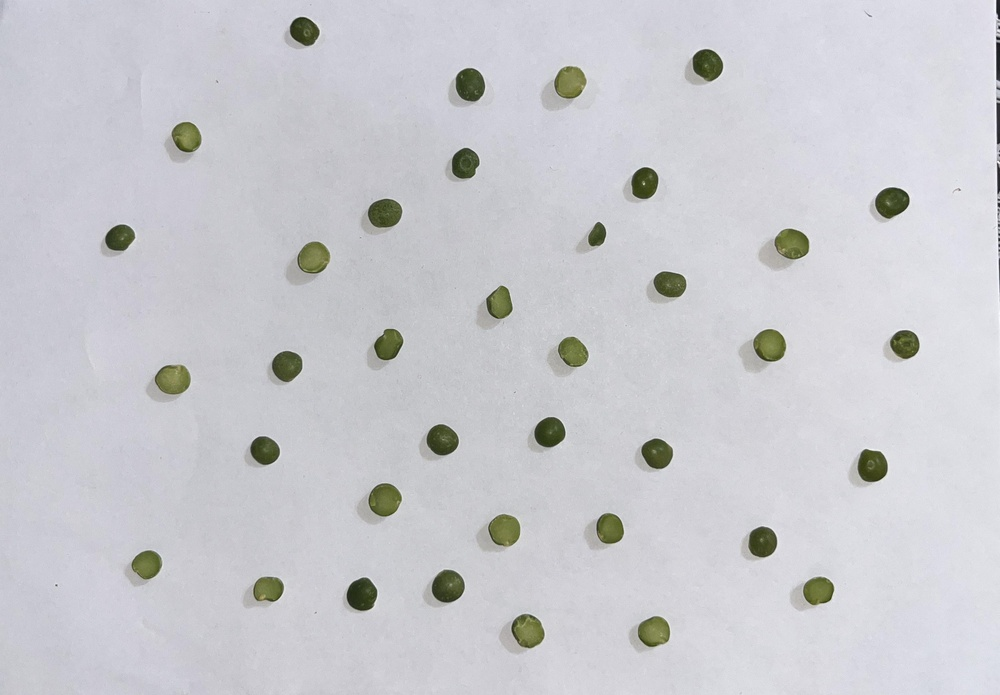
%> input picture data/data_alverjita_verde_partida/img3.jpeg, 1000 x 695 px, shrunk from 2994 x 2082 before the run
$ octave main_get_one_data_alverja.m   (GNU Octave 9; MATLAB toolbox functions it lacks are replaced by stand-ins)
%> lines starting %> are read from the running program, lines starting %| are printed output that depends on the picture; in (x1, y1, x2, y2) boxes, pixels count from 0 and x2, y2 are one past the last pixel; in counts of white or black regions, pixels touching at a corner belong together; the program's own positions count from 1
### functions/procesamiento/procesamiento_img.m
function [datos, x, x_grises, x_bin, mascara_final, etiquetas_filtradas] = procesamiento_img(file_input, area_min, area_max, clase, circ_min, umbral)
%> called with file_input = 'data_alverjita_verde_partida/img3.jpeg', area_min = 0.22, area_max = 0.6, clase = 'alverja'

    if ~exist('circ_min', 'var') || isempty(circ_min)
        circ_min = 0.0;
    end

    usar_umbral_manual = exist('umbral', 'var') && ~isempty(umbral) && isnumeric(umbral);

    % Leer imagen
    if ischar(file_input) || isstring(file_input)
        x = imread(file_input);
%> x is the input picture: size 695x1000x3 uint8; mean R, G, B 201.7, 202, 206.7
    else
        x = file_input;
    end

    % Calcular factores de escala basados en tamaño A5 (horizontal: 21 x 14.8 cm)
    [alto_img, ancho_img, ~] = size(x);
    cm_ancho = 21.0;
    cm_alto  = 14.8;
    factor_px_a_cm_X = cm_ancho / ancho_img;
    factor_px_a_cm_Y = cm_alto  / alto_img;
    factor_area_cm2_por_px2 = factor_px_a_cm_X * factor_px_a_cm_Y;

    fprintf('[INFO] Factores de escala: %.4f cm/px (X), %.4f cm/px (Y)\n', ...
            factor_px_a_cm_X, factor_px_a_cm_Y);
%| [INFO] Factores de escala: 0.0210 cm/px (X), 0.0213 cm/px (Y)

    % Escala de grises
    x_grises = rgb2gray(x);

    % Binarización
    if usar_umbral_manual
        fprintf('[INFO] Umbral manual usado: %.3f\n', umbral);
        x_bin = imbinarize(x_grises, umbral);
    else
        umbral_auto = graythresh(x_grises);
%> umbral_auto = 0.573
        %fprintf('[INFO] Umbral automático usado (graythresh): %.3f\n', umbral_auto);
        x_bin = imbinarize(x_grises, umbral_auto);
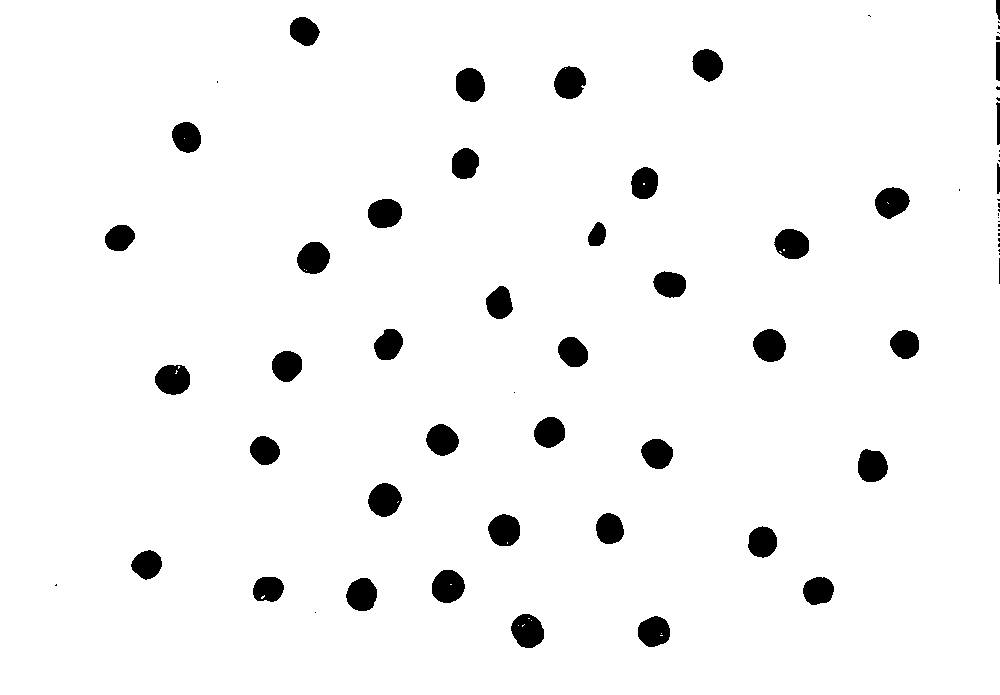
%> x_bin: size 695x1000 logical; 96% white; 70 black regions (28 under 20 px), largest, box (x1, y1, x2, y2) and area: (368, 483, 402, 517) 854, (432, 570, 465, 603) 850, (511, 614, 544, 648) 846
        %x_bin = imbinarize(x_grises, 'adaptive', 'ForegroundPolarity', 'dark', 'Sensitivity', 0.5);
    end

    % Invertir y eliminar ruido pequeño
    x_bin = ~x_bin;
    x_bin = bwareaopen(x_bin, 100);

    % Filtrado por área
    etiquetas = bwlabel(x_bin, 8);
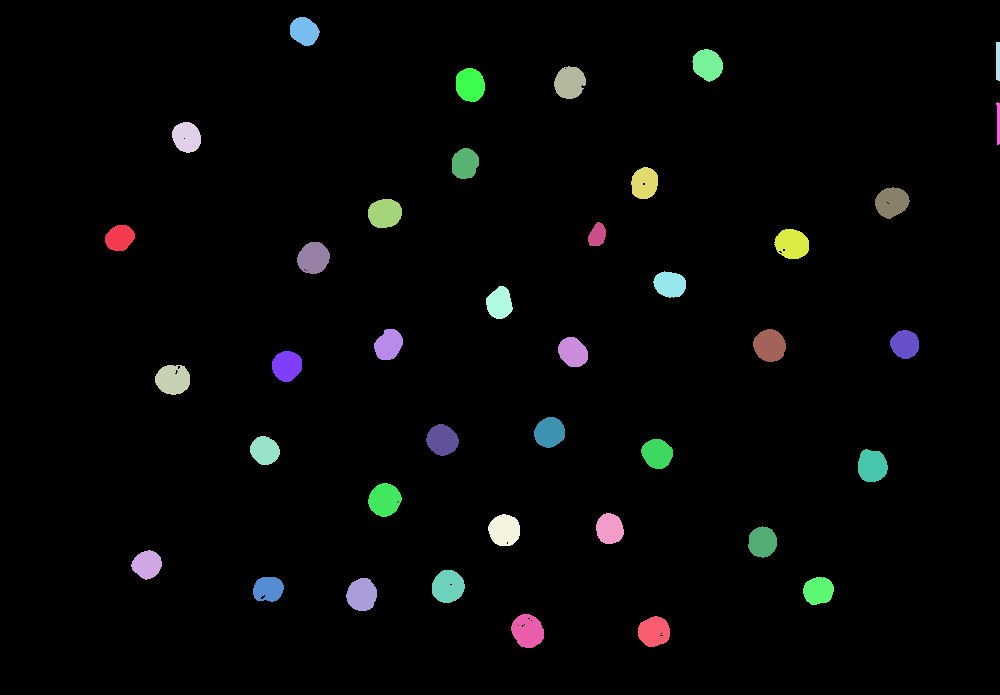
%> etiquetas: size 695x1000 double; 40 distinct labels, from 0 to 39; one colour per label, 0 black
    stats = regionprops(etiquetas, 'Area');
%> stats = 39 regions; largest, Area: 854, 850, 846, 836, 834
    todas_areas = [stats.Area];
%> todas_areas = 39 values, max 854 at index 12, min 128 at index 39, mean 696.8

    fprintf('\n[INFO] Áreas detectadas: %s\n', num2str(todas_areas));
%| [INFO] Áreas detectadas: 599  658  834  697  657  624  727  639  812  795  802  854  671  774  850  671  796  653  806  846  741  802  686  320  682  690  766  726  677  748  713  836  815  682  790  805  650  154  128
    indices_validos = find(todas_areas > area_min / factor_area_cm2_por_px2 & ...
                           todas_areas < area_max / factor_area_cm2_por_px2);
%> indices_validos = 36 values from 1 to 37
    fprintf('[INFO] Regiones válidas por área: %d de %d\n', numel(indices_validos), numel(todas_areas));
%| [INFO] Regiones válidas por área: 36 de 39

    mascara_area = ismember(etiquetas, indices_validos);
%> mascara_area: size 695x1000 logical; 3.8% white; 36 white regions
    etiquetas_area = bwlabel(mascara_area, 8);
%> etiquetas_area: size 695x1000 double; 37 distinct labels, from 0 to 36

    % Propiedades geométricas
    stats_filtradas = regionprops(etiquetas_area, 'Area', 'Perimeter', ...
        'Eccentricity', 'Orientation', 'MajorAxisLength', 'MinorAxisLength', ...
        'Centroid', 'BoundingBox');
%> stats_filtradas = 36 regions; largest, box (x1, y1, x2, y2), Area, Centroid, MajorAxisLength, MinorAxisLength and Eccentricity: (368, 483, 402, 517) 854 [385.2 500.5] 34.06 32.05 0.339, (432, 570, 465, 603) 850 [448.6 587.1] 33.93 32.11 0.323, (511, 614, 544, 648) 846 [528.3 631.6] 35.34 30.96 0.482

    R = x(:,:,1); G = x(:,:,2); B = x(:,:,3);
%> after `B = x(:,:,3)`:
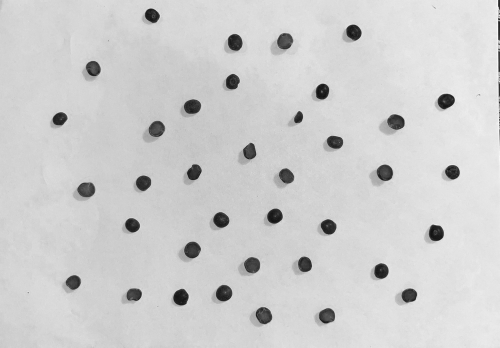
%> B: size 695x1000 uint8 (shown at 1/2 size); min 9, max 255, mean 206.7
    N = length(stats_filtradas);
%> N = 36
    idx = 0;

    tieneClase = exist('clase', 'var') && ~isempty(clase);

    temp = repmat(struct( ...
        'Area', [], 'Perimeter', [], 'Eccentricity', [], 'Orientation', [], ...
        'MajorAxisLength', [], 'MinorAxisLength', [], 'CentroidX', [], 'CentroidY', [], ...
        'MeanR', [], 'MeanG', [], 'MeanB', [], 'StdR', [], 'StdG', [], 'StdB', [], ...
        'RelacionAspecto', [], 'Circularidad', [], 'Compacidad', [], 'Etiqueta', [], ...
        'BoundingBox', [], ...
        'Area_Scale', [], 'Perimeter_Scale', [], ...
        'MajorAxisLength_Scale', [], 'MinorAxisLength_Scale', [], ...
        'CentroidX_Scale', [], 'CentroidY_Scale', [], ...
        'Circularidad_Scale', [], 'Compacidad_Scale', [], ...
        'BoundingBox_Scale', []), N, 1);
%> temp = 36 items

    if tieneClase
        [temp.Clase] = deal(clase);
    end

    fprintf('[INFO] === Análisis de regiones ===\n');
    for i = 1:N
        s = stats_filtradas(i);
        obj_mask = etiquetas_area == i;
        circ = 4 * pi * s.Area / (s.Perimeter^2 + eps);

        fprintf('  → Objeto %d: Area=%.1f | Perim=%.1f | Circ=%.3f\n', ...
                i, s.Area, s.Perimeter, circ);

        if circ < circ_min
            fprintf('⚠️  Se descarta por circularidad < %.2f\n', circ_min);
            continue;
        end

        idx = idx + 1;
        temp(idx).Area = s.Area;
        temp(idx).Perimeter = s.Perimeter;
        temp(idx).Eccentricity = s.Eccentricity;
        temp(idx).Orientation = s.Orientation;
        temp(idx).MajorAxisLength = s.MajorAxisLength;
        temp(idx).MinorAxisLength = s.MinorAxisLength;
        temp(idx).CentroidX = s.Centroid(1);
        temp(idx).CentroidY = s.Centroid(2);
        temp(idx).RelacionAspecto = s.MajorAxisLength / s.MinorAxisLength;
        temp(idx).Circularidad = circ;
        temp(idx).Compacidad = (s.Perimeter^2) / (s.Area + eps);
        temp(idx).Etiqueta = i;
        temp(idx).BoundingBox = s.BoundingBox;

        % Color
        r_vals = double(R(obj_mask)); g_vals = double(G(obj_mask)); b_vals = double(B(obj_mask));
        temp(idx).MeanR = mean(r_vals);  temp(idx).StdR = std(r_vals);
        temp(idx).MeanG = mean(g_vals);  temp(idx).StdG = std(g_vals);
        temp(idx).MeanB = mean(b_vals);  temp(idx).StdB = std(b_vals);

        % Escalado con factores separados
        temp(idx).Area_Scale = s.Area * factor_area_cm2_por_px2;
        temp(idx).Perimeter_Scale = s.Perimeter * mean([factor_px_a_cm_X, factor_px_a_cm_Y]);
        temp(idx).MajorAxisLength_Scale = s.MajorAxisLength * factor_px_a_cm_X;
        temp(idx).MinorAxisLength_Scale = s.MinorAxisLength * factor_px_a_cm_Y;
        temp(idx).CentroidX_Scale = s.Centroid(1) * factor_px_a_cm_X;
        temp(idx).CentroidY_Scale = s.Centroid(2) * factor_px_a_cm_Y;
        temp(idx).Circularidad_Scale = 4 * pi * temp(idx).Area_Scale / (temp(idx).Perimeter_Scale^2 + eps);
        temp(idx).Compacidad_Scale = (temp(idx).Perimeter_Scale^2) / (temp(idx).Area_Scale + eps);
        temp(idx).BoundingBox_Scale = s.BoundingBox .* [factor_px_a_cm_X, factor_px_a_cm_Y, ...
                                                        factor_px_a_cm_X, factor_px_a_cm_Y];
    end
%> this loop made 36 passes
%> circ on passes 1 to 8: 1.04, 1.03, 1.01, 1.06, 1.06, 1, 1.06, 1.04
%> (printed output is left out)
%> pass 1, in procesamiento_img, `obj_mask = etiquetas_area == i;`:
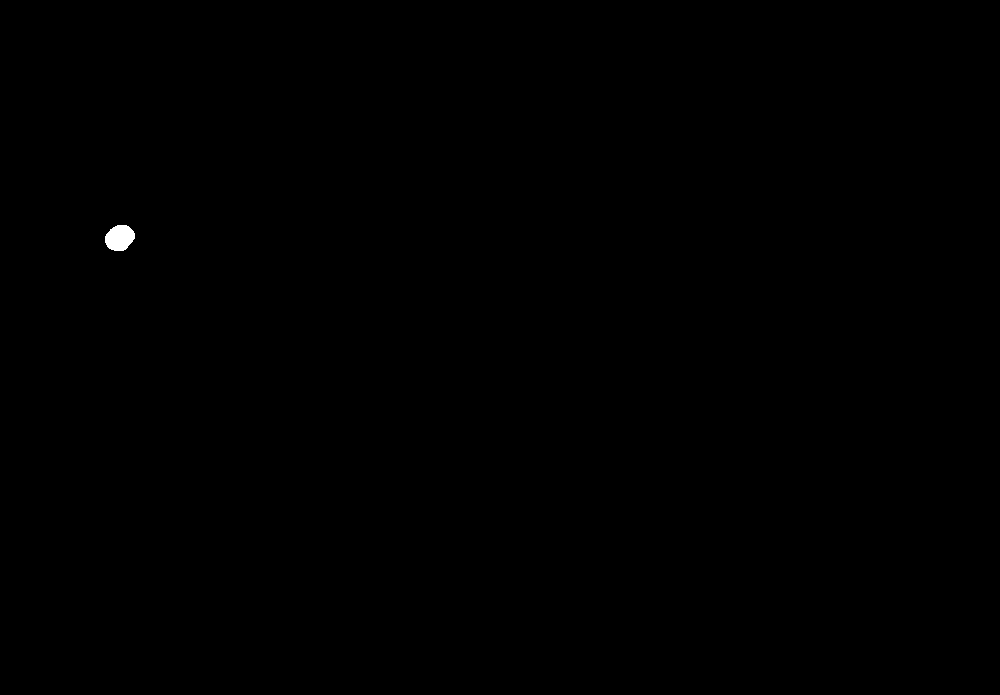
%> obj_mask: size 695x1000 logical; 0.09% white; 1 white region, box (x1, y1, x2, y2) and area: (105, 225, 135, 251) 599
%> after the loop, temp = 36 regions; largest, box (x1, y1, x2, y2), Area, Perimeter, Eccentricity, Orientation and MajorAxisLength: (368, 483, 402, 517) 854 101.5 0.339 54.77 34.06, (432, 570, 465, 603) 850 100.6 0.323 48.26 33.93, (511, 614, 544, 648) 846 101.8 0.482 -55.08 35.34

    fprintf('[INFO] Total objetos aceptados: %d\n', idx);
%| [INFO] Total objetos aceptados: 36

    if idx > 0
        datos = struct2table(temp(1:idx));
%> datos has the same summary as temp
        etiquetas_validas = [temp(1:idx).Etiqueta];
%> etiquetas_validas = 36 values from 1 to 36
        mascara_final = ismember(etiquetas_area, etiquetas_validas);
    else
        datos = table();
        mascara_final = false(size(x_bin));
    end

    etiquetas_filtradas = bwlabel(mascara_final, 8);
end

### data/main_get_one_data_alverja.m
clc, clear, close all;
addpath("../functions/procesamiento")
addpath("../functions/utils")
% Ruta de imagen de prueba
ruta = 'data_alverjita_verde_partida/img3.jpeg';

% Procesar imagen
[datos, x, xg, xb, masc, etiquetas] = procesamiento_img(ruta, 0.22,0.6, 'alverja');
%> datos has the same summary as temp in procesamiento_img


% Mostrar tabla de propiedades
disp(datos);

% === Mostrar imágenes procesadas en una sola figura ===
figure('Name', 'Pasos de procesamiento');
subplot(1,3,1); imshow(xg); title('Escala de grises');
subplot(1,3,2); imshow(xb); title('Binarizada');
subplot(1,3,3); imshow(masc); title('Máscara final');

% === Mostrar anotaciones sobre la imagen original ===
figure('Name', 'Anotaciones en imagen original');
imshow(x);
hold on;

for i = 1:height(datos)
    cx = datos.CentroidX(i);
    cy = datos.CentroidY(i);
    texto = sprintf('R:%.0f G:%.0f B:%.0f - A:%.0f', ...
        datos.MeanR(i), datos.MeanG(i), datos.MeanB(i), datos.Area(i));
    plot(cx, cy, 'r*');
    text(cx+10, cy, texto, 'Color', 'black', 'FontSize', 8);
end
%> this loop made 36 passes
%> (cx, cy, texto) on passes 1 to 8: (120.3, 238.5, 'R:70 G:77 B:51 - A:599'), (147.7, 565.2, 'R:102 G:109 B:64 - A:658'), (173.5, 380.2, 'R:117 G:120 B:74 - A:834'), (187.2, 137.8, 'R:109 G:114 B:68 - A:697'), (265.4, 451.1, 'R:71 G:77 B:49 - A:657'), (268.9, 589.7, 'R:104 G:110 B:66 - A:624'), (287.5, 366.5, 'R:77 G:83 B:54 - A:727'), (304.9, 31.83, 'R:66 G:72 B:45 - A:639')
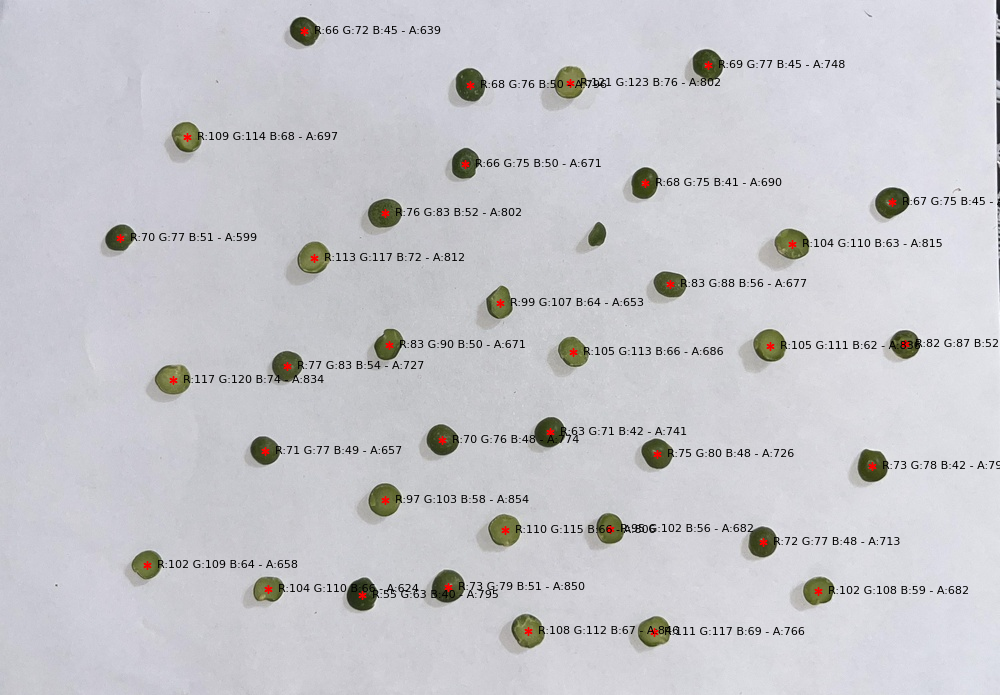
%> figure redrawn from the program's plot data
%save_datacsv(datos, 'data_alverjita.csv');  % Guarda en la carpeta "resultados"

$ run again, with data/data_alverjita_verde_partida/img1.jpeg copied over data/data_alverjita_verde_partida/img3.jpeg
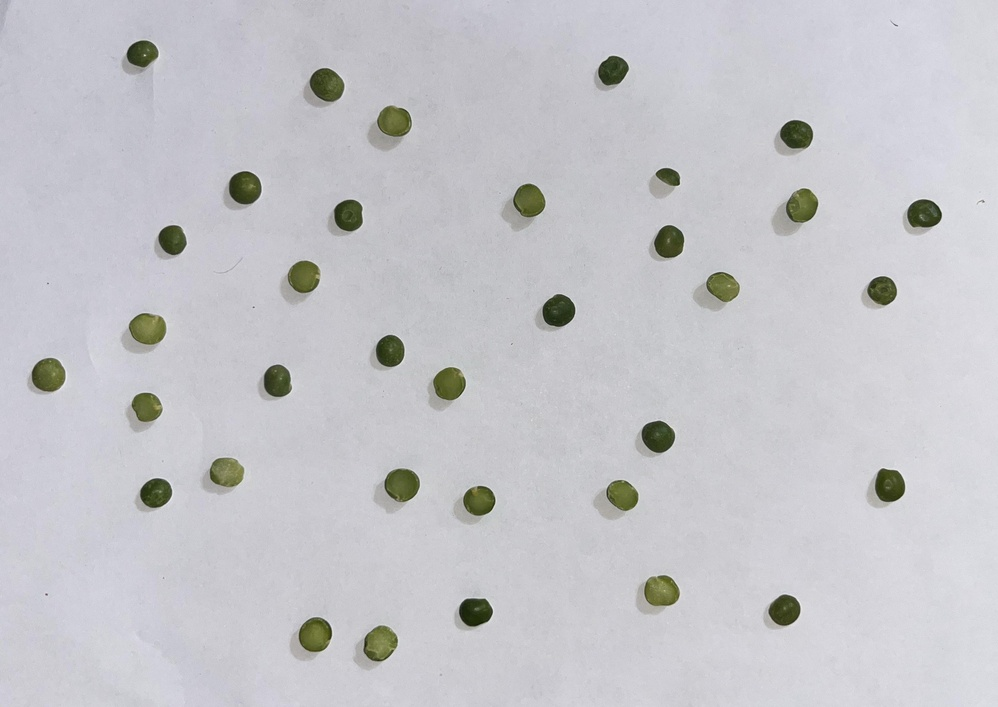
%> input picture data/data_alverjita_verde_partida/img1.jpeg, 998 x 707 px, shrunk from 3017 x 2136 before the run
%> in procesamiento_img, x is the input picture: size 707x998x3 uint8; mean R, G, B 197.2, 197, 201.4
%| [INFO] Factores de escala: 0.0210 cm/px (X), 0.0209 cm/px (Y)
%> umbral_auto = 0.553
%> in procesamiento_img, `etiquetas = bwlabel(x_bin, 8);`:
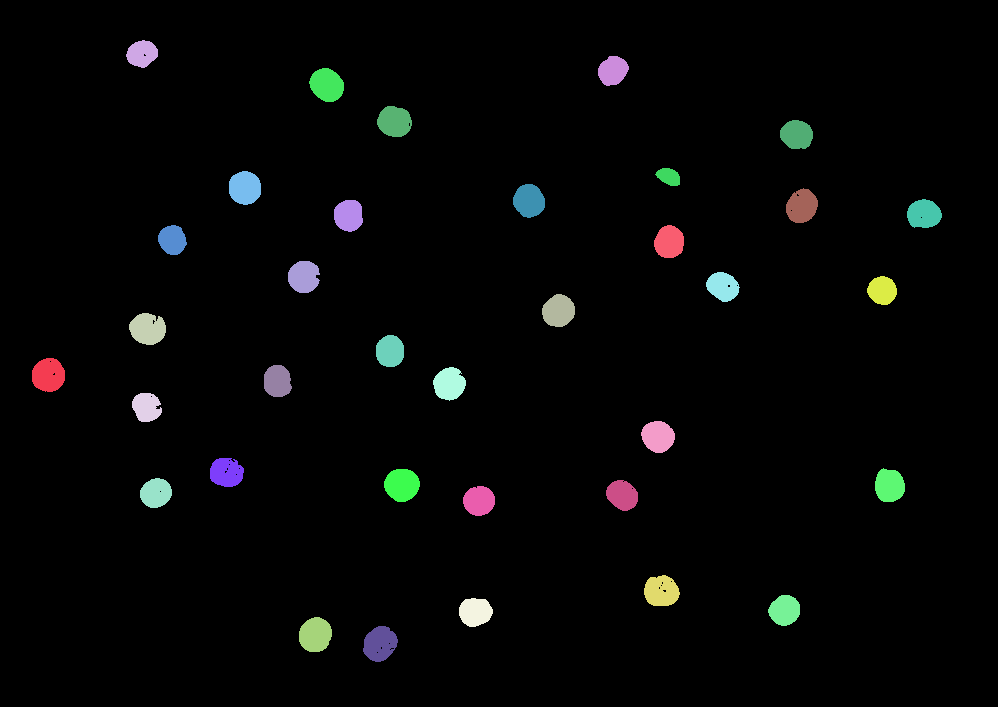
%> etiquetas: size 707x998 double; 36 distinct labels, from 0 to 35; one colour per label, 0 black
%> stats = 35 regions; largest, Area: 925, 918, 915, 906, 895
%> todas_areas = 35 values, max 925 at index 17, min 322 at index 28, mean 779.9
%| [INFO] Áreas detectadas: 895  648  906  669  738  656  786  875  732  813  915  891  752  918  736  847  925  827  771  754  830  838  687  738  828  874  782  322  723  753  762  836  660  814  794
%> indices_validos = 34 values from 1 to 35
%| [INFO] Regiones válidas por área: 34 de 35
%> mascara_area: size 707x998 logical; 3.8% white; 34 white regions
%> etiquetas_area: size 707x998 double; 35 distinct labels, from 0 to 34
%> stats_filtradas = 34 regions; largest, box (x1, y1, x2, y2), Area, Centroid, MajorAxisLength, MinorAxisLength and Eccentricity: (384, 469, 420, 502) 925 [402.5 485.5] 35.58 33.18 0.361, (363, 626, 398, 662) 918 [380.5 644.4] 37.47 31.64 0.536, (299, 617, 332, 652) 915 [315.9 635.4] 35.85 32.55 0.419
%> N = 34
%> in procesamiento_img, `temp = repmat(struct( 'Area', [], 'Perimeter', [], 'Eccentricity', [],..`: temp = 34 items
%> the loop in procesamiento_img, `for i = 1:N` made 34 passes
%> circ on passes 1 to 8: 1.04, 1.02, 0.885, 0.8, 1.06, 1.04, 0.845, 1.06
%> (printed output is left out)
%> after the loop in procesamiento_img, `for i = 1:N`: temp = 34 regions; largest, box (x1, y1, x2, y2), Area, Perimeter, Eccentricity, Orientation and MajorAxisLength: (384, 469, 420, 502) 925 105 0.361 2.52 35.58, (363, 626, 398, 662) 918 107.2 0.536 53.29 37.47, (299, 617, 332, 652) 915 104.7 0.419 63.08 35.85
%| [INFO] Total objetos aceptados: 34
%> in procesamiento_img, `datos = struct2table(temp(1:idx));`: datos has the same summary as temp
%> etiquetas_validas = 34 values from 1 to 34
%> `[datos, x, xg, xb, masc, etiquetas] = procesamiento_img(ruta, 0.22,0.6..`: datos has the same summary as temp in procesamiento_img
%> the loop `for i = 1:height(datos)` made 34 passes
%> (cx, cy, texto) on passes 1 to 8: (49, 375.7, 'R:92 G:97 B:56 - A:895'), (142.6, 54.27, 'R:67 G:74 B:47 - A:648'), (148.3, 329.5, 'R:111 G:115 B:66 - A:906'), (147.1, 407.7, 'R:96 G:101 B:57 - A:669'), (156.5, 493.6, 'R:65 G:74 B:43 - A:738'), (173, 240.5, 'R:66 G:73 B:46 - A:656'), (227, 473.1, 'R:116 G:119 B:77 - A:786'), (245.5, 188.5, 'R:67 G:73 B:42 - A:875')
%> after the loop `for i = 1:height(datos)`:
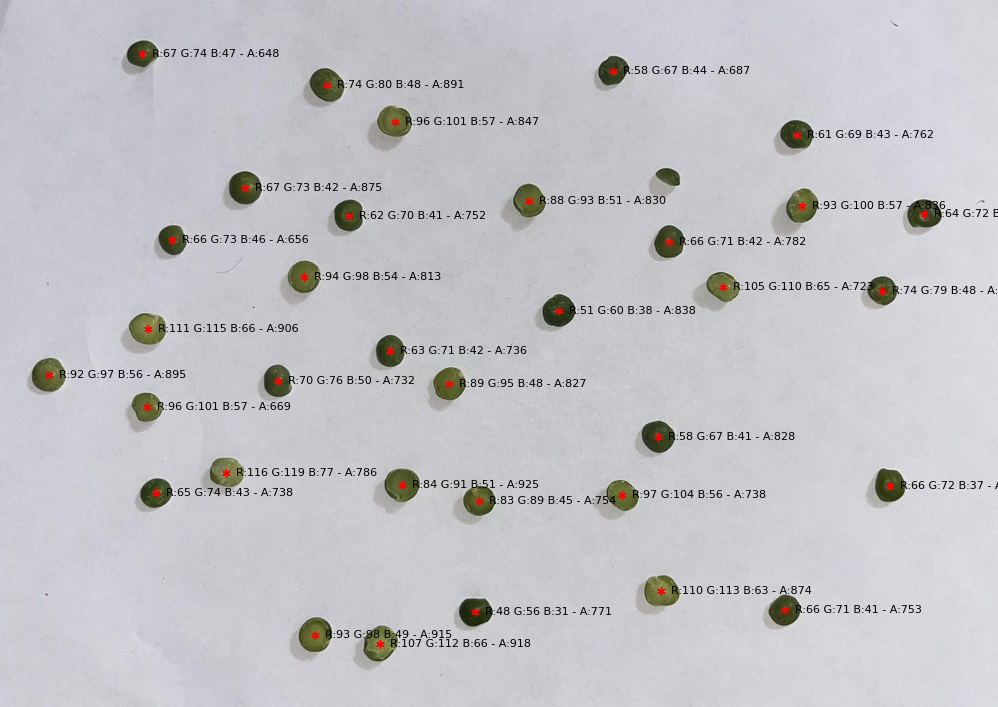
%> figure redrawn from the program's plot data
